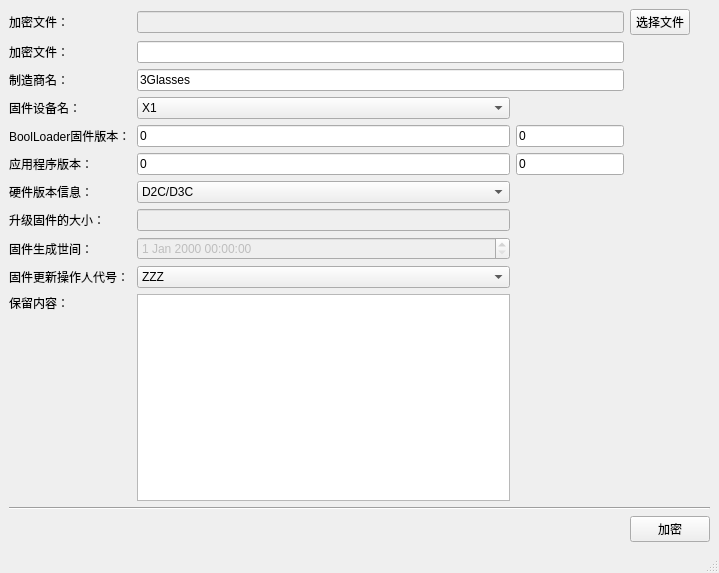
<?xml version="1.0" encoding="UTF-8"?>
<ui version="4.0">
 <class>EncodeFileDlg</class>
 <widget class="QMainWindow" name="EncodeFileDlg">
  <property name="geometry">
   <rect>
    <x>0</x>
    <y>0</y>
    <width>719</width>
    <height>573</height>
   </rect>
  </property>
  <property name="windowTitle">
   <string>MainWindow</string>
  </property>
  <widget class="QWidget" name="centralwidget">
   <layout class="QGridLayout" name="gridLayout">
    <item row="1" column="1" colspan="2">
     <widget class="QLineEdit" name="DestFile">
      <property name="text">
       <string/>
      </property>
     </widget>
    </item>
    <item row="0" column="3">
     <widget class="QPushButton" name="pushButton">
      <property name="sizePolicy">
       <sizepolicy hsizetype="Fixed" vsizetype="Fixed">
        <horstretch>0</horstretch>
        <verstretch>0</verstretch>
       </sizepolicy>
      </property>
      <property name="maximumSize">
       <size>
        <width>60</width>
        <height>16777215</height>
       </size>
      </property>
      <property name="text">
       <string>选择文件</string>
      </property>
     </widget>
    </item>
    <item row="7" column="1">
     <widget class="QLineEdit" name="FileSizeEdit">
      <property name="enabled">
       <bool>false</bool>
      </property>
      <property name="text">
       <string/>
      </property>
     </widget>
    </item>
    <item row="4" column="0">
     <widget class="QLabel" name="label_3">
      <property name="text">
       <string>BoolLoader固件版本：</string>
      </property>
     </widget>
    </item>
    <item row="0" column="0">
     <widget class="QLabel" name="label_10">
      <property name="text">
       <string>加密文件：</string>
      </property>
     </widget>
    </item>
    <item row="4" column="2">
     <widget class="QLineEdit" name="BootLoaderL">
      <property name="sizePolicy">
       <sizepolicy hsizetype="Fixed" vsizetype="Fixed">
        <horstretch>0</horstretch>
        <verstretch>0</verstretch>
       </sizepolicy>
      </property>
      <property name="maximumSize">
       <size>
        <width>120</width>
        <height>16777215</height>
       </size>
      </property>
      <property name="text">
       <string>0</string>
      </property>
     </widget>
    </item>
    <item row="3" column="1">
     <widget class="QComboBox" name="firmwaretype">
      <item>
       <property name="text">
        <string>X1</string>
       </property>
      </item>
      <item>
       <property name="text">
        <string>D3</string>
       </property>
      </item>
      <item>
       <property name="text">
        <string>D4</string>
       </property>
      </item>
     </widget>
    </item>
    <item row="5" column="2">
     <widget class="QLineEdit" name="AppLV">
      <property name="sizePolicy">
       <sizepolicy hsizetype="Fixed" vsizetype="Fixed">
        <horstretch>0</horstretch>
        <verstretch>0</verstretch>
       </sizepolicy>
      </property>
      <property name="maximumSize">
       <size>
        <width>120</width>
        <height>16777215</height>
       </size>
      </property>
      <property name="text">
       <string>0</string>
      </property>
     </widget>
    </item>
    <item row="7" column="0">
     <widget class="QLabel" name="label_6">
      <property name="text">
       <string>升级固件的大小：</string>
      </property>
     </widget>
    </item>
    <item row="1" column="0">
     <widget class="QLabel" name="label_11">
      <property name="text">
       <string>加密文件：</string>
      </property>
     </widget>
    </item>
    <item row="6" column="1">
     <widget class="QComboBox" name="hardwarev">
      <item>
       <property name="text">
        <string>D2C/D3C</string>
       </property>
      </item>
      <item>
       <property name="text">
        <string>D3</string>
       </property>
      </item>
      <item>
       <property name="text">
        <string>D4</string>
       </property>
      </item>
      <item>
       <property name="text">
        <string>DK1</string>
       </property>
      </item>
      <item>
       <property name="text">
        <string>DKC4</string>
       </property>
      </item>
      <item>
       <property name="text">
        <string>X1S</string>
       </property>
      </item>
      <item>
       <property name="text">
        <string>X1</string>
       </property>
      </item>
     </widget>
    </item>
    <item row="4" column="1">
     <widget class="QLineEdit" name="BootLoaderH">
      <property name="text">
       <string>0</string>
      </property>
     </widget>
    </item>
    <item row="8" column="0">
     <widget class="QLabel" name="label_7">
      <property name="text">
       <string>固件生成世间：</string>
      </property>
     </widget>
    </item>
    <item row="9" column="0">
     <widget class="QLabel" name="label_8">
      <property name="text">
       <string>固件更新操作人代号：</string>
      </property>
     </widget>
    </item>
    <item row="9" column="1">
     <widget class="QComboBox" name="user">
      <item>
       <property name="text">
        <string>ZZZ</string>
       </property>
      </item>
      <item>
       <property name="text">
        <string>LDF</string>
       </property>
      </item>
      <item>
       <property name="text">
        <string>WF</string>
       </property>
      </item>
      <item>
       <property name="text">
        <string>MAQ</string>
       </property>
      </item>
     </widget>
    </item>
    <item row="2" column="1" colspan="2">
     <widget class="QLineEdit" name="lineEdit">
      <property name="text">
       <string>3Glasses</string>
      </property>
     </widget>
    </item>
    <item row="3" column="0">
     <widget class="QLabel" name="label_2">
      <property name="text">
       <string>固件设备名：</string>
      </property>
     </widget>
    </item>
    <item row="11" column="0">
     <widget class="QLabel" name="label_9">
      <property name="text">
       <string>保留内容：</string>
      </property>
      <property name="alignment">
       <set>Qt::AlignLeading|Qt::AlignLeft|Qt::AlignTop</set>
      </property>
     </widget>
    </item>
    <item row="6" column="0">
     <widget class="QLabel" name="label_5">
      <property name="text">
       <string>硬件版本信息：</string>
      </property>
     </widget>
    </item>
    <item row="8" column="1">
     <widget class="QDateTimeEdit" name="dateTimeEdit">
      <property name="enabled">
       <bool>false</bool>
      </property>
     </widget>
    </item>
    <item row="5" column="0">
     <widget class="QLabel" name="label_4">
      <property name="text">
       <string>应用程序版本：</string>
      </property>
     </widget>
    </item>
    <item row="0" column="1" colspan="2">
     <widget class="QLineEdit" name="SrcFile">
      <property name="enabled">
       <bool>false</bool>
      </property>
     </widget>
    </item>
    <item row="2" column="0">
     <widget class="QLabel" name="label">
      <property name="text">
       <string>制造商名：</string>
      </property>
     </widget>
    </item>
    <item row="5" column="1">
     <widget class="QLineEdit" name="AppHV">
      <property name="text">
       <string>0</string>
      </property>
     </widget>
    </item>
    <item row="13" column="3">
     <widget class="QPushButton" name="pushButton_2">
      <property name="text">
       <string>加密</string>
      </property>
     </widget>
    </item>
    <item row="12" column="0" colspan="4">
     <widget class="Line" name="line">
      <property name="orientation">
       <enum>Qt::Horizontal</enum>
      </property>
     </widget>
    </item>
    <item row="11" column="1">
     <widget class="QTextEdit" name="reserved"/>
    </item>
   </layout>
  </widget>
  <widget class="QMenuBar" name="menubar">
   <property name="geometry">
    <rect>
     <x>0</x>
     <y>0</y>
     <width>719</width>
     <height>23</height>
    </rect>
   </property>
  </widget>
  <widget class="QStatusBar" name="statusbar"/>
 </widget>
 <resources/>
 <connections>
  <connection>
   <sender>pushButton</sender>
   <signal>clicked(bool)</signal>
   <receiver>EncodeFileDlg</receiver>
   <slot>selectFile(bool)</slot>
   <hints>
    <hint type="sourcelabel">
     <x>623</x>
     <y>43</y>
    </hint>
    <hint type="destinationlabel">
     <x>661</x>
     <y>63</y>
    </hint>
   </hints>
  </connection>
  <connection>
   <sender>pushButton_2</sender>
   <signal>clicked(bool)</signal>
   <receiver>EncodeFileDlg</receiver>
   <slot>EncodeFile(bool)</slot>
   <hints>
    <hint type="sourcelabel">
     <x>585</x>
     <y>503</y>
    </hint>
    <hint type="destinationlabel">
     <x>518</x>
     <y>504</y>
    </hint>
   </hints>
  </connection>
 </connections>
 <slots>
  <slot>selectFile(bool)</slot>
  <slot>EncodeFile(bool)</slot>
 </slots>
</ui>
